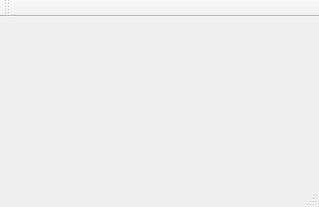
<?xml version="1.0" encoding="UTF-8"?>
<ui version="4.0">
 <class>MainWindow</class>
 <widget class="QMainWindow" name="MainWindow">
  <property name="geometry">
   <rect>
    <x>0</x>
    <y>0</y>
    <width>319</width>
    <height>207</height>
   </rect>
  </property>
  <property name="windowTitle">
   <string>QTcpClient</string>
  </property>
  <widget class="QWidget" name="centralWidget">
   <layout class="QVBoxLayout" name="verticalLayout_2">
    <item>
     <layout class="QHBoxLayout" name="horizontalLayout_2" stretch="3">
      <item>
       <layout class="QVBoxLayout" name="verticalLayout">
        <item>
         <layout class="QHBoxLayout" name="horizontalLayout"/>
        </item>
       </layout>
      </item>
     </layout>
    </item>
   </layout>
  </widget>
  <widget class="QMenuBar" name="menuBar">
   <property name="geometry">
    <rect>
     <x>0</x>
     <y>0</y>
     <width>319</width>
     <height>23</height>
    </rect>
   </property>
  </widget>
  <widget class="QToolBar" name="mainToolBar">
   <attribute name="toolBarArea">
    <enum>TopToolBarArea</enum>
   </attribute>
   <attribute name="toolBarBreak">
    <bool>false</bool>
   </attribute>
  </widget>
  <widget class="QStatusBar" name="statusBar"/>
 </widget>
 <layoutdefault spacing="6" margin="11"/>
 <resources/>
 <connections/>
</ui>
